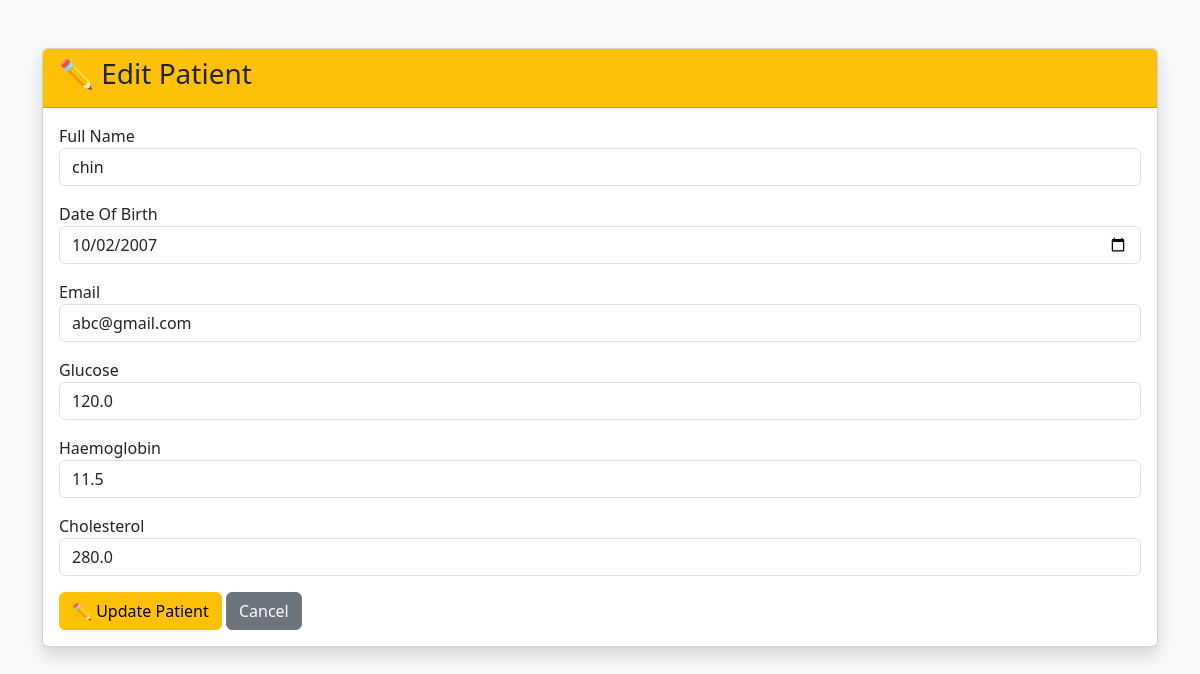
Before: /edit/2 with the older database file.
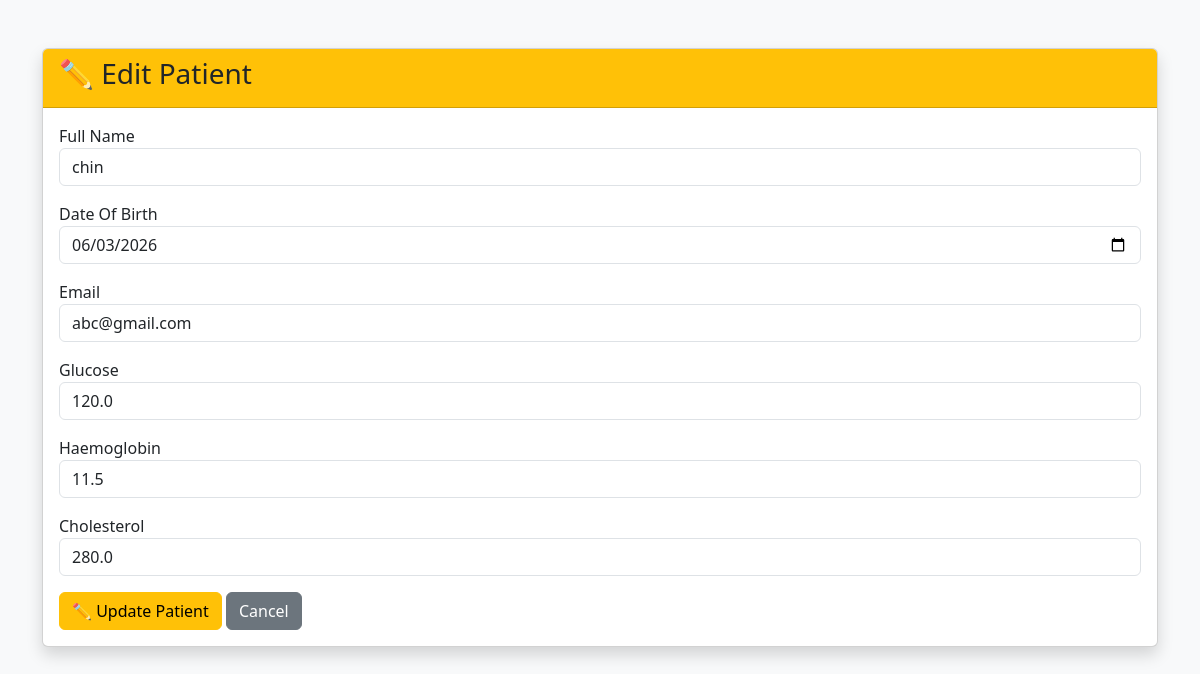
After: the same page with the newer database file.
### tables this page shows
CREATE TABLE patients(
        id INTEGER PRIMARY KEY AUTOINCREMENT,
        name TEXT NOT NULL,
        dob TEXT NOT NULL,
        email TEXT NOT NULL,
        glucose REAL NOT NULL,
        haemoglobin REAL NOT NULL,
        cholesterol REAL NOT NULL,
        remarks TEXT
    );

### app.py (the view, shortened to what this page needs)
@app.route(
    "/edit/<int:patient_id>",
    methods=["GET", "POST"]
)
def edit_patient(patient_id):
    patient = get_patient_by_id(
        patient_id
    )
    return render_template(
        "edit_patient.html",
        patient=patient
    )

### database.py (called while the page is built)
def get_patient_by_id(patient_id):
    conn = sqlite3.connect(
        "database/patients.db"
    )
    cursor = conn.cursor()
    cursor.execute(
        "SELECT * FROM patients WHERE id=?",
        (patient_id,)
    )
    patient = cursor.fetchone()
    conn.close()
    return patient

### templates/edit_patient.html (shortened to what this page needs)
<!DOCTYPE html>
<html>
<head>
    <link href="https://cdn.jsdelivr.net/npm/bootstrap@5.3.3/dist/css/bootstrap.min.css"
          rel="stylesheet">
</head>
<body class="bg-light">
<div class="container mt-5">
    <div class="card shadow">
        <div class="card-header bg-warning">
            <h3>
                ✏️ Edit Patient
            </h3>
        </div>
        <div class="card-body">
            <form method="POST">
                <div class="mb-3">
                    <label>Full Name</label>
                    <input
                        type="text"
                        class="form-control"
                        name="name"
                        value="{{ patient[1] }}"
                        required>
                </div>
                <div class="mb-3">
                    <label>Date Of Birth</label>
                    <input
                        type="date"
                        class="form-control"
                        name="dob"
                        value="{{ patient[2] }}"
                        required>
                </div>
                <div class="mb-3">
                    <label>Email</label>
                    <input
                        type="email"
                        class="form-control"
                        name="email"
                        value="{{ patient[3] }}"
                        required>
                </div>
                <div class="mb-3">
                    <label>Glucose</label>
                    <input
                        type="number"
                        step="0.01"
                        class="form-control"
                        name="glucose"
                        value="{{ patient[4] }}"
                        required>
                </div>
                <div class="mb-3">
                    <label>Haemoglobin</label>
                    <input
                        type="number"
                        step="0.01"
                        class="form-control"
                        name="haemoglobin"
                        value="{{ patient[5] }}"
                        required>
                </div>
                <div class="mb-3">
                    <label>Cholesterol</label>
                    <input
                        type="number"
                        step="0.01"
                        class="form-control"
                        name="cholesterol"
                        value="{{ patient[6] }}"
                        required>
                </div>
                <button
                    type="submit"
                    class="btn btn-warning">
                    ✏️ Update Patient
                </button>
                <a href="/patients"
                   class="btn btn-secondary">
                    Cancel
                </a>
            </form>
        </div>
    </div>
</div>
</body>
</html>

Changed rows visible on the page:
changed patients "chin": dob "10/02/2007" → "06/03/2026"
